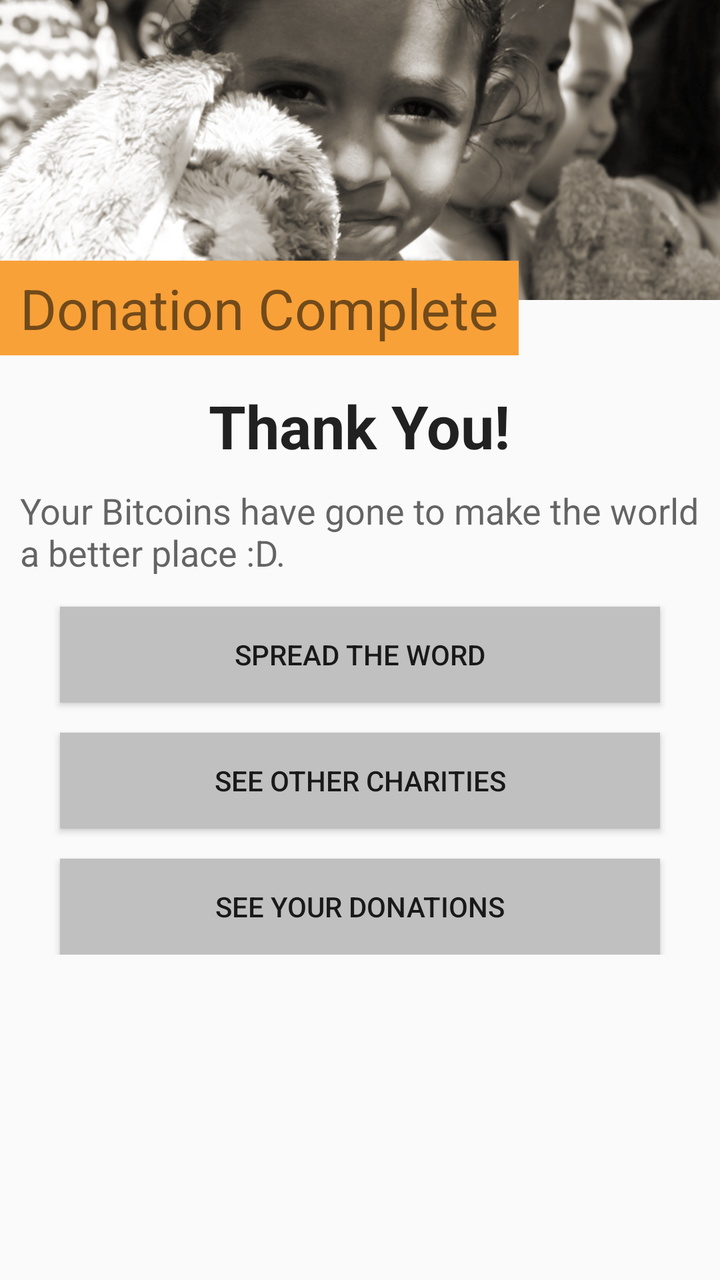
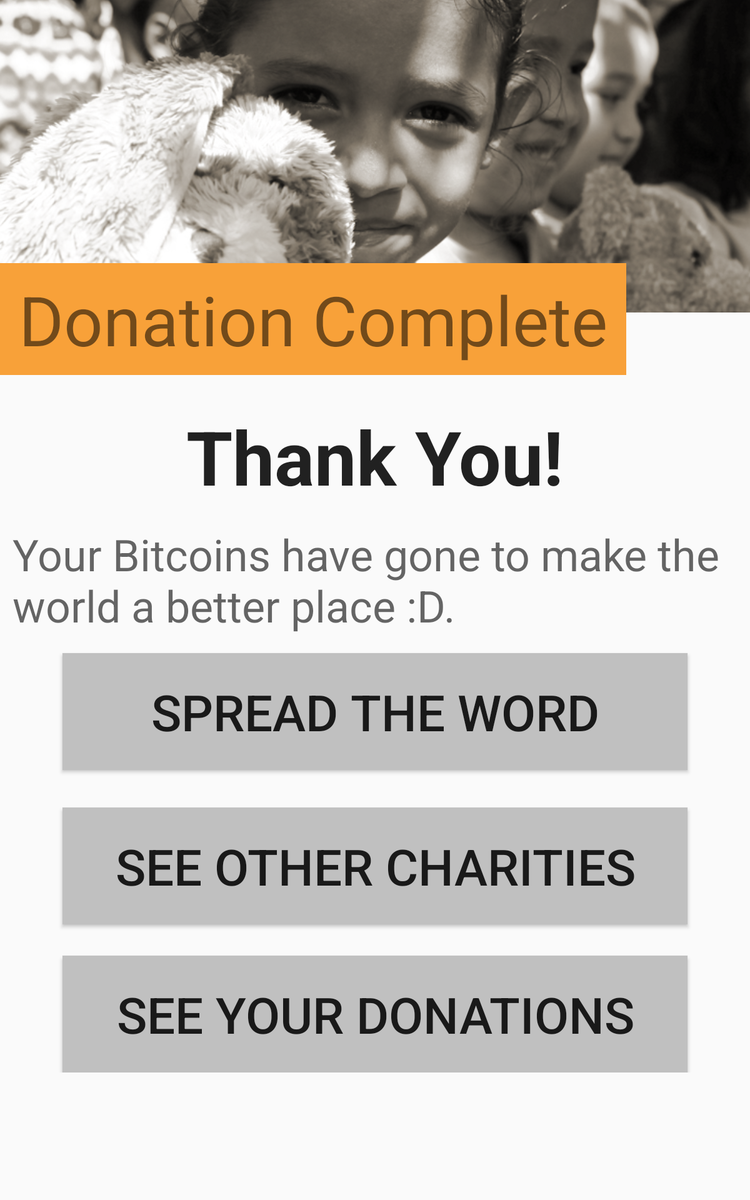

Two renders of one Android screen. The first uses the default layout on a phone; the second uses the alternative layout the repository ships for a different screen configuration, on a matching device. The two XML files are below.
<!-- AndroidManifest.xml: application theme Theme.AppCompat.Light -->
<!-- res/layout/activity_thank_you.xml -->
<ScrollView xmlns:android="http://schemas.android.com/apk/res/android"
	xmlns:tools="http://schemas.android.com/tools"
	android:id="@+id/ScrlView" 
	android:layout_width="fill_parent" 
	android:layout_height="fill_parent"
	tools:context=".ThankYouActivity" > 

	<RelativeLayout 
	    android:layout_width="match_parent"
	    android:layout_height="wrap_content" >
	    
	    <ImageView
	        android:id="@+id/ThankYou_ImageView_PortraitBanner"
	        android:layout_width="wrap_content"
	        android:layout_height="150dp"
	        android:layout_alignParentLeft="true"
	        android:layout_alignParentTop="true"
	        android:layout_alignParentRight="true"
	        android:scaleType="centerCrop"
	        android:src="@drawable/thankyou_portrait_topbanner" 
	        android:contentDescription="@string/thank_you_banner_contentdescription"/>
	    
	    <TextView
	        android:id="@+id/ThankYou_TextView_EncouragingBlurb"
	        android:layout_width="wrap_content"
	        android:layout_height="wrap_content"
	        android:layout_alignParentLeft="true"
	        android:layout_below="@+id/ThankYou"
	        android:layout_marginTop="10dp"
	        android:text="@string/thank_you_text"
	        android:layout_marginLeft="10dp"
	        android:textAppearance="?android:attr/textAppearanceMedium" />
	
	    <TextView
	        android:id="@+id/ThankYou_TextView_DonationComplete"
	        style="@style/LandscapeTitleText"
	        android:layout_below="@+id/ThankYou_ImageView_PortraitBanner"
	        android:layout_width="wrap_content"
	        android:layout_height="wrap_content"
	        android:layout_alignParentLeft="true"
	        android:layout_marginTop="-20dp"
	        android:text="@string/thank_you_donationcomplete" />
	
	    <TextView
	        android:id="@+id/ThankYou"
	        android:layout_width="wrap_content"
	        android:layout_height="wrap_content"
	        android:layout_below="@+id/ThankYou_TextView_DonationComplete"
	        android:layout_centerHorizontal="true"
	        android:layout_marginTop="15dp"
	        android:text="@string/thank_you_title"
	        android:textAppearance="?android:attr/textAppearanceLarge"
	        android:textSize="30sp"
	        android:textStyle="bold" />
	    
	    <Button
	        android:id="@+id/ThankYou_Button_Tweet"
	        android:layout_width="wrap_content"
	        android:layout_height="wrap_content"
	        android:layout_below="@+id/ThankYou_TextView_EncouragingBlurb"
	        android:layout_centerHorizontal="true"
	        android:layout_marginTop="15dp"
	        android:layout_alignRight="@+id/ThankYou_Button_SeeOtherCharities"
	        android:layout_alignLeft="@+id/ThankYou_Button_SeeOtherCharities"
	        android:background="@drawable/gray_button"
	        android:onClick="Tweet_Click"
	        android:padding="10dp"
	        android:text="@string/thank_you_share" />
	    
	    <Button
	        android:id="@+id/ThankYou_Button_SeeTransactionHistory"
	        android:layout_width="wrap_content"
	        android:layout_height="wrap_content"
	        android:layout_below="@+id/ThankYou_Button_SeeOtherCharities"
	        android:layout_centerHorizontal="true"
	        android:layout_marginTop="15dp"
	        android:layout_alignRight="@+id/ThankYou_Button_SeeOtherCharities"
	        android:layout_alignLeft="@+id/ThankYou_Button_SeeOtherCharities"
	        android:background="@drawable/gray_button"
	        android:onClick="SeeTransactionHistory_Click"
	        android:padding="10dp"
	        android:text="@string/thank_you_seetransactionhistory" />
	
	    <Button
	        android:id="@+id/ThankYou_Button_SeeOtherCharities"
	        android:layout_width="300dp"
	        android:layout_height="wrap_content"
	        android:layout_below="@+id/ThankYou_Button_Tweet"
	        android:layout_centerHorizontal="true"
	        android:layout_marginTop="15dp"
	        android:background="@drawable/gray_button"
	        android:onClick="SeeOtherCharities_Click"
	        android:padding="10dp"
	        android:text="@string/thank_you_seeothercharities" />
	    	    	
	</RelativeLayout>
</ScrollView>
<!-- resources referenced by this layout -->
<resources>
  <!-- drawable gray_button (drawable) -->
  <?xml version="1.0" encoding="utf-8"?>
  <selector
      xmlns:android="http://schemas.android.com/apk/res/android">
  
      <item android:state_pressed="true" >
          <shape>
              <solid
                  android:color="#00dfea" />
              <stroke
                  android:width="4dp"
                  android:color="#69f8ff" />
          </shape>
      </item>
  
      <item>        
          <shape>
              <solid
                  android:color="#c0c0c0" />
      </shape>
      </item>
  </selector>
  <!-- drawable thankyou_portrait_topbanner: png bitmap (drawable, 319770 bytes) -->
  <string name="thank_you_banner_contentdescription">Thankful throngs are grateful for your contribution!</string>
  <string name="thank_you_donationcomplete">Donation Complete</string>
  <string name="thank_you_seeothercharities">See Other Charities</string>
  <string name="thank_you_seetransactionhistory">See Your Donations</string>
  <string name="thank_you_share">Spread the Word</string>
  <string name="thank_you_text">Your Bitcoins have gone to make the world a better place :D.</string>
  <string name="thank_you_title">Thank You!</string>
  <style name="LandscapeTitleText">
          <item name="android:background">@color/bitcoin_orange</item>
          <item name="android:paddingBottom">5dp</item>
          <item name="android:paddingLeft">10dp</item>
          <item name="android:paddingRight">10dp</item>
          <item name="android:paddingTop">5dp</item>
          <item name="android:textSize">28sp</item>        
      </style>
  <color name="bitcoin_orange">#f8a139</color>
</resources>
<!-- res/layout-sw600dp-port/activity_thank_you.xml (the author's variant of the layout above) -->
<!-- drawn on a 7-inch tablet held upright -->
<ScrollView xmlns:android="http://schemas.android.com/apk/res/android"
	xmlns:tools="http://schemas.android.com/tools"
	android:id="@+id/ScrlView" 
	android:layout_width="fill_parent" 
	android:layout_height="fill_parent"
	tools:context=".ThankYouActivity" > 

	<RelativeLayout 
	    android:layout_width="match_parent"
	    android:layout_height="wrap_content" >
	    
	    <ImageView
	        android:id="@+id/ThankYou_ImageView_PortraitBanner"
	        android:layout_width="wrap_content"
	        android:layout_height="250dp"
	        android:layout_alignParentLeft="true"
	        android:layout_alignParentTop="true"
	        android:layout_alignParentRight="true"
	        android:scaleType="centerCrop"
	        android:src="@drawable/thankyou_portrait_topbanner" 
	        android:contentDescription="@string/thank_you_banner_contentdescription"/>
	
	    <TextView
	        android:id="@+id/ThankYou_TextView_EncouragingBlurb"
	        android:layout_width="wrap_content"
	        android:layout_height="wrap_content"
	        android:layout_alignParentLeft="true"
	        android:layout_below="@+id/ThankYou"
	        android:layout_marginLeft="10dp"
	        android:layout_marginTop="15dp"
	        android:text="@string/thank_you_text"
	        android:textAppearance="?android:attr/textAppearanceMedium"
	        android:textSize="35sp" />
	
	    <TextView
	        android:id="@+id/ThankYou"
	        android:layout_width="wrap_content"
	        android:layout_height="wrap_content"
	        android:layout_below="@+id/ThankYou_TextView_DonationComplete"
	        android:layout_centerHorizontal="true"
	        android:layout_marginTop="25dp"
	        android:text="@string/thank_you_title"
	        android:textAppearance="?android:attr/textAppearanceLarge"
	        android:textSize="60sp"
	        android:textStyle="bold" />
	
	    <TextView
	        android:id="@+id/ThankYou_TextView_DonationComplete"
	        style="@style/LandscapeTitleText"
	        android:layout_below="@+id/ThankYou_ImageView_PortraitBanner"
	        android:layout_width="wrap_content"
	        android:layout_height="wrap_content"
	        android:layout_alignParentLeft="true"
	        android:layout_marginTop="-40dp"
	        android:paddingBottom="8dp"
	        android:paddingLeft="15dp"
	        android:paddingRight="15dp"
	        android:paddingTop="8dp"
	        android:text="@string/thank_you_donationcomplete"
	        android:textSize="55sp" />
	
	    <Button
	        android:id="@+id/ThankYou_Button_Tweet"
	        android:layout_width="wrap_content"
	        android:layout_height="wrap_content"
	        android:layout_below="@+id/ThankYou_TextView_EncouragingBlurb"
	        android:layout_centerHorizontal="true"
	        android:layout_marginTop="15dp"
	        android:layout_alignRight="@+id/ThankYou_Button_SeeOtherCharities"
	        android:layout_alignLeft="@+id/ThankYou_Button_SeeOtherCharities"
	        android:background="@drawable/gray_button"
	        android:onClick="Tweet_Click"
	        android:padding="20dp"
	        android:text="@string/thank_you_share" 
	        android:textSize="40sp" />
	    
	    <Button
	        android:id="@+id/ThankYou_Button_SeeOtherCharities"
	        android:layout_width="wrap_content"
	        android:layout_height="wrap_content"
	        android:layout_alignLeft="@+id/ThankYou_Button_ViewTransactionHistory"
	        android:layout_alignRight="@+id/ThankYou_Button_ViewTransactionHistory"
	        android:layout_below="@+id/ThankYou_Button_Tweet"
	        android:layout_centerHorizontal="true"
	        android:layout_marginTop="30dp"
	        android:background="@drawable/gray_button"
	        android:onClick="SeeOtherCharities_Click"
	        android:padding="20dp"
	        android:text="@string/thank_you_seeothercharities"
	        android:textSize="40sp" />
	    
	    <Button
	        android:id="@+id/ThankYou_Button_ViewTransactionHistory"
	        android:layout_width="500dp"
	        android:layout_height="wrap_content"
	        android:layout_below="@+id/ThankYou_Button_SeeOtherCharities"
	        android:layout_centerHorizontal="true"
	        android:layout_marginTop="25dp"
	        android:onClick="SeeTransactionHistory_Click"
	        android:text="@string/thank_you_seetransactionhistory"
	        android:textSize="40sp" 
	        android:background="@drawable/gray_button"
	        android:paddingTop="20dp"
	        android:paddingBottom="20dp" 
	        android:paddingLeft="20dp"
	        android:paddingRight="20dp" />
	
	    	    	    	
	</RelativeLayout>
</ScrollView>
